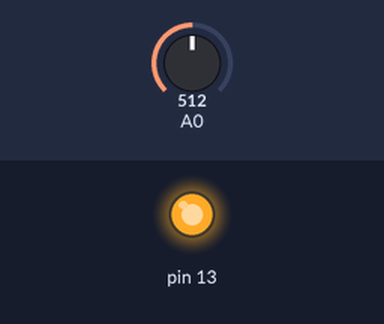
Bench run of a sketch on a simulated Arduino Uno, built with avr-gcc and run on an emulated ATmega328P. Parts: output pins drawn as LEDs (lit = HIGH). The test bench sets the inputs (shaded band); at power-on: A0 = 512.

Above: at 1.2 s.
1.3 s: A0 set to 480
2.8 s: A0 set to 456
At 3.1 s:
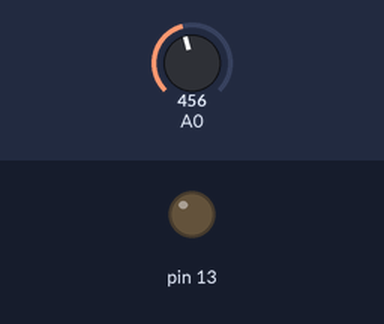
4.3 s: A0 set to 475
At 5.5 s:
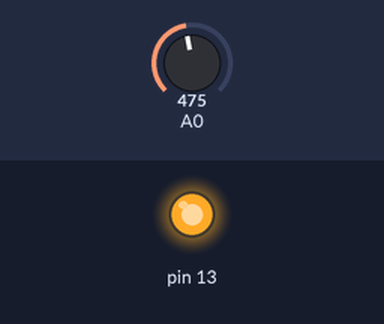
5.8 s: A0 set to 455
At 6.7 s:
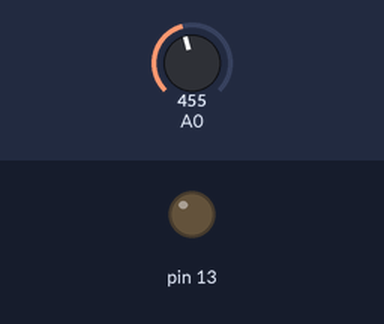
Timing chart, 0 to 8.3 s (numbered marks = the images above; inputs shaded):
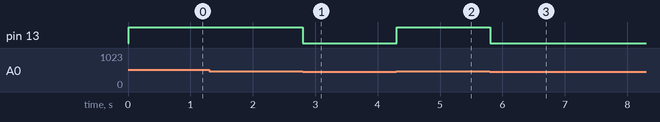

The sketch:

entree-analogique.ino
```cpp
void setup() {
  pinMode (13, OUTPUT) ;
}

void loop() {
  delay (10) ; // 10 ms
  if (analogRead (14) > 465) {
    digitalWrite (13, HIGH) ;
  }else{
    digitalWrite (13, LOW) ;
  }
}
```

Measured:
- the behaviour switches between 466 and 465 on A0 (found by bisection; images 0 and 1)
- after the input at 1.3 s, every drawn part: stays the same
- after the input at 2.8 s, pin 13: HIGH → LOW at once
- after the input at 4.3 s, pin 13: LOW → HIGH at once
- after the input at 5.8 s, pin 13: HIGH → LOW at once
